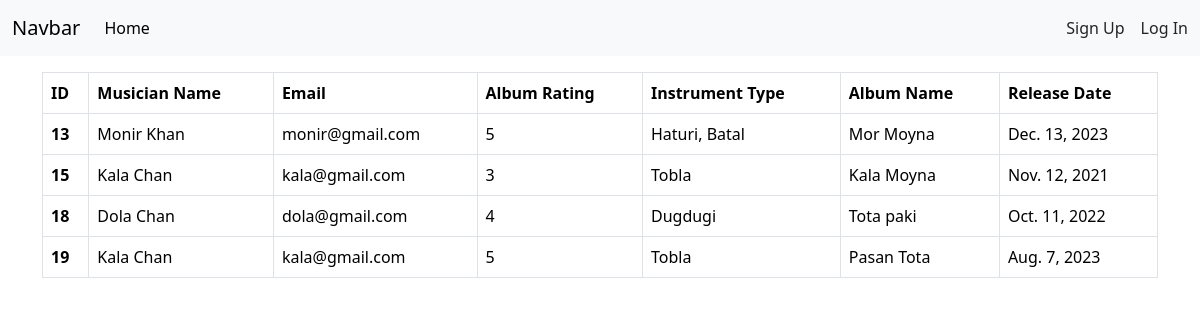
The page / on the database its author committed.
### album/models.py (models this page shows)
class Album(models.Model):
    name = models.CharField(max_length=60)
    musician = models.ForeignKey(Musician, on_delete=models.CASCADE)
    release = models.DateField()
    CHOICES = [('1', '1'), ('2', '2'), ('3', '3'), ('4', '4'), ('5', '5')]
    rating = models.PositiveIntegerField(
        default=0,
        validators=[MinValueValidator(
            limit_value=1), MaxValueValidator(limit_value=5)]
    )
    def __str__(self):
        return self.name

### musicians/models.py (models this page shows, shortened)
class Musician(models.Model):
    first_name = models.CharField(max_length=50)
    last_name = models.CharField(max_length=50)
    email = models.EmailField()
    phone = models.CharField(max_length=11)
    instulment_type = models.CharField(max_length=100)

### Musicians_project/views.py (the view)
# urls.py: 2. Add a URL to urlpatterns:  path('', views.home, name='home')
def home(request):
    all_data = Album.objects.all()
    print(all_data)
    return render(request, 'home.html', {'data': all_data})

### templates/home.html (shortened to what this page needs)
{% extends "base.html" %}
{% block content %}
<div class='container mx-auto mt-3'>
  <table class="table table-bordered">
    <thead>
      <tr>
        <th scope="col">ID</th>
        <th scope="col">Musician Name</th>
        <th scope="col">Email</th>
        <th scope="col">Album Rating</th>
        <th scope="col">Instrument Type</th>
        <th scope="col">Album Name</th>
        <th scope="col">Release Date</th>
      </tr>
    </thead>
    <tbody>
      {% for cat in data %}
      <tr>
        <th scope="row">{{cat.id}}</th>
        {% if user.is_authenticated %}
        <td><a class='text-decoration-none text-black' href="{% url "edit_musicians" cat.musician.id %}">{{cat.musician.first_name}} {{cat.musician.last_name}}</a></td>
        {% else %}
        <td>{{cat.musician.first_name}} {{cat.musician.last_name}}</td>
        {% endif %}
        <td>{{cat.musician.email}}</td>
        <td>{{cat.rating}}</td>
        <td>{{cat.musician.instulment_type}}</td>
        <td>{{cat.name}}</td>
        <td>{{cat.release}}</td>
      </tr>
      {% endfor %}
    </tbody>
  </table>
</div>
{% endblock content %}

### templates/base.html (shortened to what this page needs)
<!doctype html>
<html lang="en">
  <head>
    <link href="https://cdn.jsdelivr.net/npm/bootstrap@5.3.2/dist/css/bootstrap.min.css" rel="stylesheet">
  </head>
  <body>
    <nav class="navbar navbar-expand-lg bg-body-tertiary">
        <div class="container-fluid">
          <a class="navbar-brand" href="{% url "homepage" %}">Navbar</a>
          <div class="collapse navbar-collapse" id="navbarSupportedContent">
            <ul class="navbar-nav me-auto mb-2 mb-lg-0">
              <li class="nav-item">
                <a class="nav-link active" aria-current="page" href="{% url "homepage" %}">Home</a>
              </li>
            </ul>
            <div class='d-flex'>
              {% if user.is_authenticated %}
              <a class="nav-link me-3" href="{% url "homepage" %}">Profile</a>
              <a class="nav-link" href="{% url "logout" %}">Log Out</a>
              {% else %}
              <a class="nav-link me-3" href="{% url "register" %}">Sign Up</a>
              <a class="nav-link" href="{% url "login" %}">Log In</a>
              {% endif %}
            </div>
          </div>
        </div>
      </nav>
      {% block content %}{% endblock content %}
  </body>
</html>

### rows shown on the page
Album: id "13", musician.first_name "Monir", musician.last_name "Khan", musician.email "monir@gmail.com", rating "5", musician.instulment_type "Haturi, Batal", name "Mor Moyna", release "Dec. 13, 2023"
Album: id "15", musician.first_name "Kala", musician.last_name "Chan", musician.email "kala@gmail.com", rating "3", musician.instulment_type "Tobla", name "Kala Moyna", release "Nov. 12, 2021"
Album: id "18", musician.first_name "Dola", musician.last_name "Chan", musician.email "dola@gmail.com", rating "4", musician.instulment_type "Dugdugi", name "Tota paki", release "Oct. 11, 2022"
Album: id "19", musician.first_name "Kala", musician.last_name "Chan", musician.email "kala@gmail.com", rating "5", musician.instulment_type "Tobla", name "Pasan Tota", release "Aug. 7, 2023"
